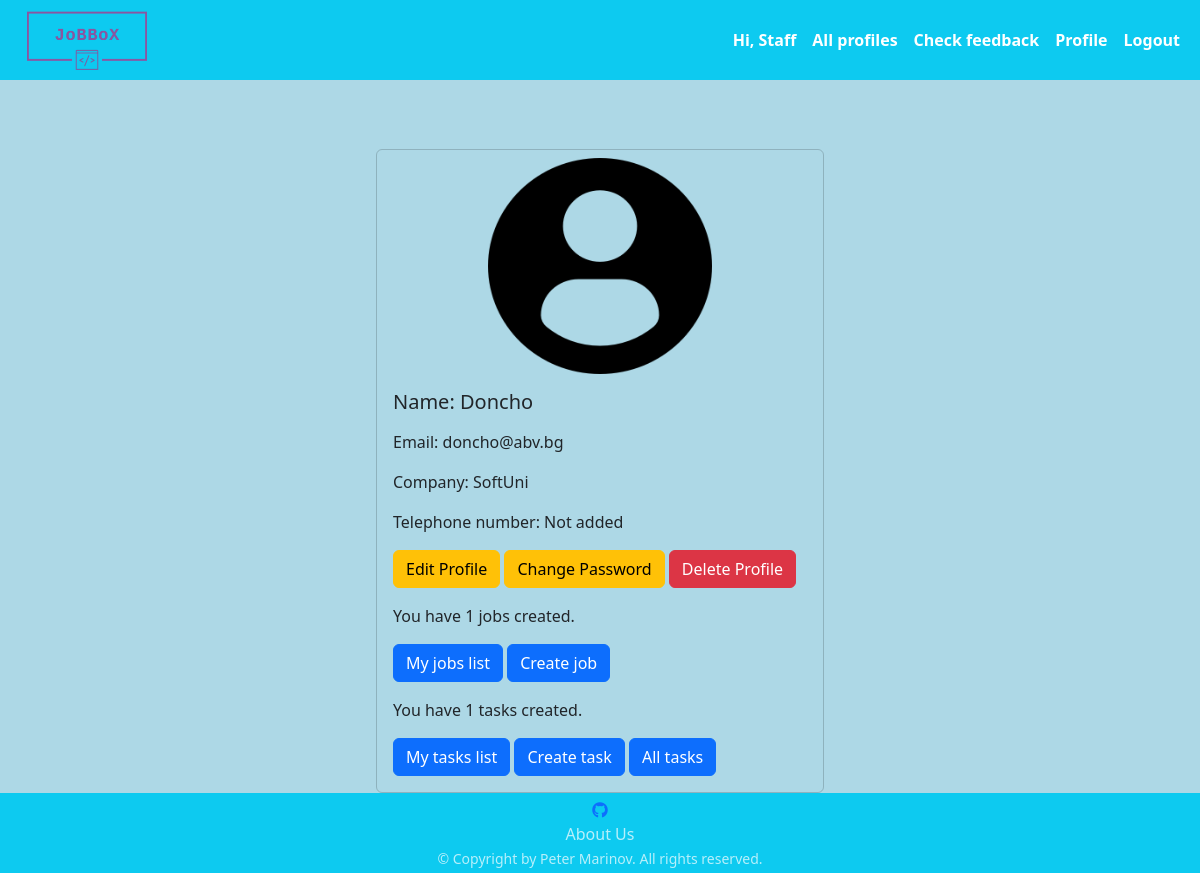
Before: /user/profile/ (signed in) with the older database file.
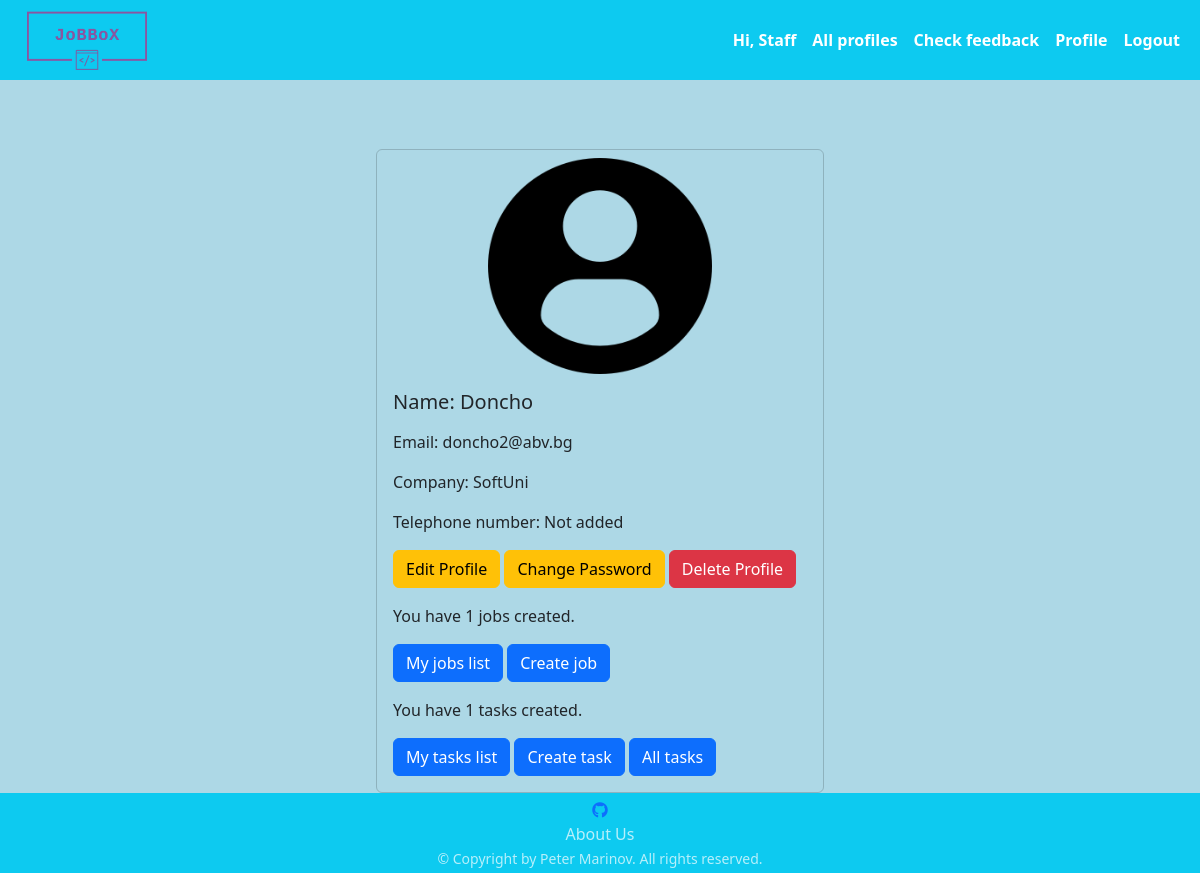
After: the same page with the newer database file.
### jobbox/app_auth/models.py (models this page shows)
class AppUser(auth_models.AbstractBaseUser, auth_models.PermissionsMixin):
    USERNAME_FIELD = 'email'
    objects = AppUserManager()
    email = models.EmailField(
        null=False,
        blank=False,
        unique=True,
    )
    is_staff = models.BooleanField(
        default=False,
    )

### jobbox/common/models.py (models this page shows)
class ProfileHR(models.Model):
    FIRST_NAME_MAX_LEN = 30
    LAST_NAME_MAX_LEN = 30
    COMPANY_NAME_MAX_LEN = 15
    TELEPHONE_NUMBER_MAX_LEN = 13
    TELEPHONE_NUMBER_MIN_LEN = 4
    PROFILE_PICTURE_MAX_SIZE_IN_MB = 1
    first_name = models.CharField(
        max_length=FIRST_NAME_MAX_LEN,
        null=True,
        blank=False,
        validators=[
            check_if_only_letters,
        ]
    )
    last_name = models.CharField(
        max_length=LAST_NAME_MAX_LEN,
        null=True,
        blank=True,
        validators=[
            check_if_only_letters,
        ]
    )
    company_name = models.CharField(
        max_length=COMPANY_NAME_MAX_LEN,
        null=True,
        blank=True,
    )
    profile_picture = models.ImageField(
        upload_to='profilehr',
        null=True,
        blank=True,
        validators=[
            FileSizeValidatorInMB(PROFILE_PICTURE_MAX_SIZE_IN_MB)
        ]
    )
    telephone_number = models.CharField(
        max_length=TELEPHONE_NUMBER_MAX_LEN,
        null=True,
        blank=True,
        validators=[
            validators.MinLengthValidator(TELEPHONE_NUMBER_MIN_LEN),
            check_if_number_starts_with_zero_or_plus,
        ]
    )
    user = models.OneToOneField(
        UserModel,
        on_delete=models.CASCADE,
        primary_key=True,
    )
    def full_name(self):
        if self.last_name:
            return f'{self.first_name} {self.last_name}'
        return f'{self.first_name}'
    class Meta:
        verbose_name_plural = 'Profile HRs'

### jobbox/app_auth/views.py (the view)
# urls.py: path('profile/', profile_user, name='profile_user'),
@login_required
def profile_user(request):
    context = {
        'user': request.current_user,
        'number_of_tasks': len(HRTask.objects.filter(user_id=request.current_user.pk)),
        'number_of_jobs': len(Job.objects.filter(hr=request.current_user.pk)),
    }
    return render(request, 'app_auth/profile.html', context=context)

### middawares/middawares.py (called while the page is built)
def set_profile_middleware(get_response):
    def middleware(request, *args, **kwargs):
        if request.user.is_authenticated:
            request.current_user = request.user
        else:
            request.current_user = None
        return get_response(request, *args, **kwargs)
    return middleware

### templates/app_auth/profile.html (shortened to what this page needs)
{% extends 'base.html' %}
{% load static %}
{% block content %}
    <section class="card bg-transparent" style="width: 28rem;">
        {% if user.profilehr.profile_picture %}
            <img class="card-img-top" style="max-height: 14rem;" src="/media/{{ user.profilehr.profile_picture }}"
                 alt="company logo">
        {% else %}
            <div class="d-flex justify-content-center">
                <img class="card-img-top pt-2" style="max-height: 14rem; max-width: 14rem;"
                     src="{% static 'profilehr/profile-user.png' %}" alt="">
            </div>
        {% endif %}
        <div class="card-body">
            {% if user.profilehr.full_name == None %}
                <h5 class="card-title mb-3">Name: Not given</h5>
            {% else %}
                <h5 class="card-title mb-3">Name: {{ user.profilehr.full_name }}</h5>
            {% endif %}
            <p class="card-text">Email: {{ user.email }}</p>
            <p class="card-text">Company: {{ user.profilehr.company_name }}</p>
            {% if user.telephone_number %}
                <p class="card-text">Telephone number: {{ user.profilehr.telephone_number }}</p>
            {% else %}
                <p class="card-text">Telephone number: Not added</p>
            {% endif %}
            <div id="profile-buttons">
                <a class="btn btn-warning mb-3" href="{% url 'edit_profile' %}">Edit Profile</a>
                <a class="btn btn-warning mb-3" href="{% url 'change_password' %}">Change Password</a>
                <a class="btn btn-danger mb-3" href="{% url 'delete_profile' %}">Delete Profile</a>
            </div>
            <div id="jobs-buttons">
                <p class="card-text">You have {{ number_of_jobs }} jobs created.</p>
                <a class="btn btn-primary mb-3" href="{% url 'my_hr_list' %}">My jobs list</a>
                <a class="btn btn-primary mb-3" href="{% url 'create_job' %}">Create job</a>
            </div>
            <div id="task-buttons">
                <p class="card-text">You have {{ number_of_tasks }} tasks created.</p>
                <a class="btn btn-primary" href="{% url 'list_hr_task' %}">My tasks list</a>
                <a class="btn btn-primary" href="{% url 'create_hr_task' %}">Create task</a>
                {% if request.current_user.is_superuser or request.current_user.is_staff %}
                    <a class="btn btn-primary" href="{% url 'list_all_tasks' %}">All tasks</a>
                {% endif %}
            </div>
        </div>
    </section>
{% endblock %}

Changed rows visible on the page:
changed AppUser "Doncho": email "doncho@abv.bg" → "doncho2@abv.bg"
